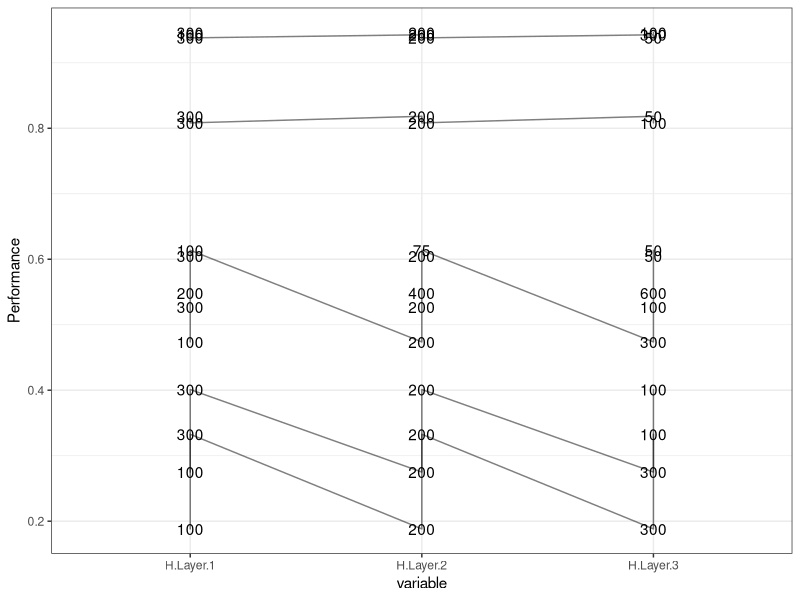

Generate this figure with R:

NNIn = read.table('NNExample.csv', header = TRUE, sep = ",")
library(ggplot2)
library(reshape2)

# create long format
longFormDataNN <- melt(NNIn, id.vars = c('LearningRate', 'Performance'))

# drop nonsense
longFormDataNNVis <- longFormDataNN[longFormDataNN$variable!='X',] # lose X
longFormDataNNVis <- longFormDataNNVis[longFormDataNNVis$variable!='idunno',] # lose 'idunno'
longFormDataNNVis <- longFormDataNNVis[longFormDataNNVis$variable!='X.1',] # lose 'X.1'
longFormDataNNVis <- longFormDataNNVis[longFormDataNNVis$variable!='X.2',] # lose 'X.2'


# simply vis for sake of example; show only one performance
longFormDataNNVis <- longFormDataNNVis[longFormDataNNVis$variable!='performance1',] # lose 'performance1'
longFormDataNNVis <- longFormDataNNVis[longFormDataNNVis$variable!='time1',] # lose 'time1'
longFormDataNNVis <- longFormDataNNVis[longFormDataNNVis$variable!='performance2',] # lose 'performance2'
longFormDataNNVis <- longFormDataNNVis[longFormDataNNVis$variable!='time2',] # lose 'time2'

# coerce layer number to numeric from string
longFormDataNNVis$value = as.numeric(longFormDataNNVis$value)

# quick parallel coordinate plot
ggplot(longFormDataNNVis, aes(x = variable, y = Performance, group = LearningRate)) +   # group = id is important!
  geom_path(,
            alpha = 0.5,
            lineend = 'round', linejoin = 'round') + theme_bw() + geom_text(label = longFormDataNNVis$value)
